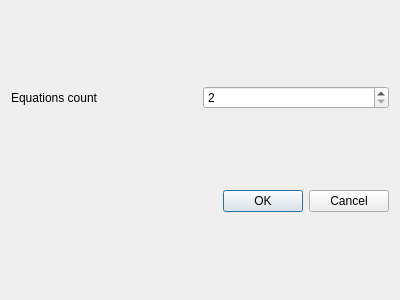
<?xml version="1.0" encoding="UTF-8"?>
<ui version="4.0">
 <class>NewEquationsSystemDialog</class>
 <widget class="QDialog" name="NewEquationsSystemDialog">
  <property name="geometry">
   <rect>
    <x>0</x>
    <y>0</y>
    <width>400</width>
    <height>300</height>
   </rect>
  </property>
  <property name="windowTitle">
   <string>Dialog</string>
  </property>
  <layout class="QGridLayout" name="gridLayout">
   <item row="0" column="1">
    <widget class="QSpinBox" name="spinbox_size">
     <property name="minimum">
      <number>2</number>
     </property>
     <property name="maximum">
      <number>16</number>
     </property>
    </widget>
   </item>
   <item row="0" column="0">
    <widget class="QLabel" name="label_size">
     <property name="text">
      <string>Equations count</string>
     </property>
    </widget>
   </item>
   <item row="1" column="0" colspan="2">
    <widget class="QDialogButtonBox" name="buttonBox">
     <property name="orientation">
      <enum>Qt::Horizontal</enum>
     </property>
     <property name="standardButtons">
      <set>QDialogButtonBox::Cancel|QDialogButtonBox::Ok</set>
     </property>
    </widget>
   </item>
  </layout>
 </widget>
 <resources/>
 <connections>
  <connection>
   <sender>buttonBox</sender>
   <signal>accepted()</signal>
   <receiver>NewEquationsSystemDialog</receiver>
   <slot>accept()</slot>
   <hints>
    <hint type="sourcelabel">
     <x>248</x>
     <y>254</y>
    </hint>
    <hint type="destinationlabel">
     <x>157</x>
     <y>274</y>
    </hint>
   </hints>
  </connection>
  <connection>
   <sender>buttonBox</sender>
   <signal>rejected()</signal>
   <receiver>NewEquationsSystemDialog</receiver>
   <slot>reject()</slot>
   <hints>
    <hint type="sourcelabel">
     <x>316</x>
     <y>260</y>
    </hint>
    <hint type="destinationlabel">
     <x>286</x>
     <y>274</y>
    </hint>
   </hints>
  </connection>
 </connections>
</ui>
